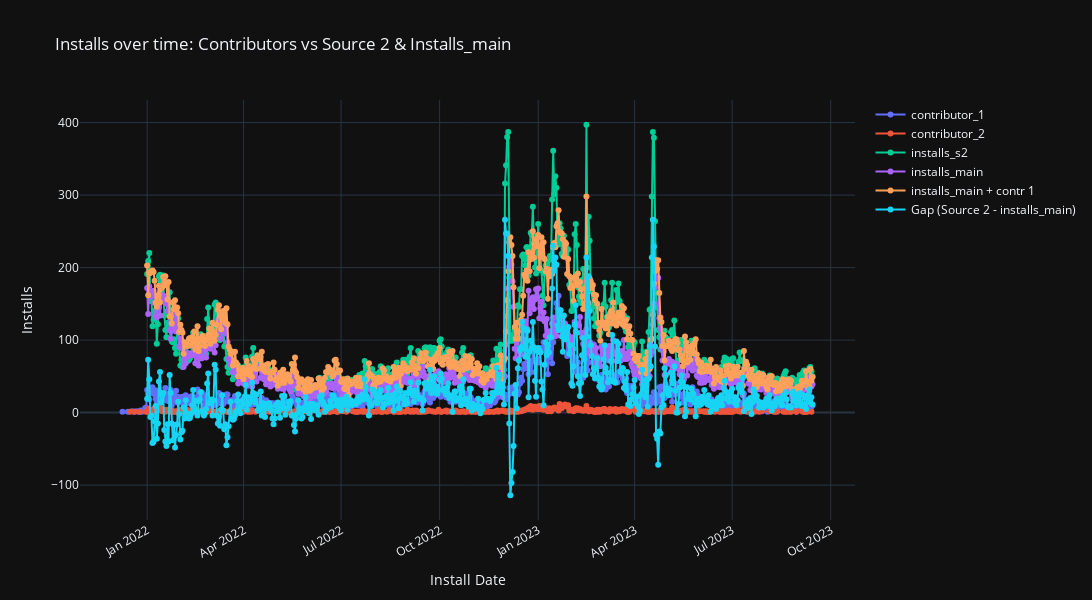

Notebook code for this chart:
### Code cell
#Добавить contributor 1 и contributor 2 к installs_s2 и installs_main


graph = BaseGraph()
graph.get_resurce_all(df_sor_2_cont_1,df_sor_2_cont_2,df_compare)

### Figure 1 — Plotly figure (JSON) as saved in the notebook; plotly's stock layout.template omitted (floating-point values rounded to 4 significant figures; data arrays with more than 128 entries replaced by an {"elided": "..."} marker saying what was removed)
{"data": [{"hovertemplate": "contributor_1: %{y}<br>Date: %{x}<extra></extra>", "mode": "lines+markers", "name": "contributor_1", "x": {"elided": "634 str values"}, "y": {"elided": "634 int values"}, "type": "scatter"}, {"hovertemplate": "contributor_2: %{y}<br>Date: %{x}<extra></extra>", "mode": "lines+markers", "name": "contributor_2", "x": {"elided": "408 str values"}, "y": {"elided": "408 int values"}, "type": "scatter"}, {"hovertemplate": "installs_s2: %{y}<br>Date: %{x}<extra></extra>", "mode": "lines+markers", "name": "installs_s2", "x": {"elided": "622 str values"}, "y": {"elided": "622 float values"}, "type": "scatter"}, {"hovertemplate": "installs_main: %{y}<br>Date: %{x}<extra></extra>", "mode": "lines+markers", "name": "installs_main", "x": {"elided": "622 str values"}, "y": {"elided": "622 int values"}, "type": "scatter"}, {"hovertemplate": "installs_main + contr 1: %{y}<br>Date: %{x}<extra></extra>", "mode": "lines+markers", "name": "installs_main + contr 1", "x": {"elided": "622 str values"}, "y": {"elided": "622 int values"}, "type": "scatter"}, {"hovertemplate": "Gap: %{y}<br>Date: %{x}<extra></extra>", "mode": "lines+markers", "name": "Gap (Source 2 - installs_main)", "x": {"elided": "622 str values"}, "y": {"elided": "622 float values"}, "type": "scatter"}], "layout": {"xaxis": {"title": {"text": "Install Date"}, "tickangle": -30}, "title": {"text": "Installs over time: Contributors vs Source 2 & Installs_main"}, "yaxis": {"title": {"text": "Installs"}}, "width": 2000, "height": 600, "hovermode": "x unified"}}
